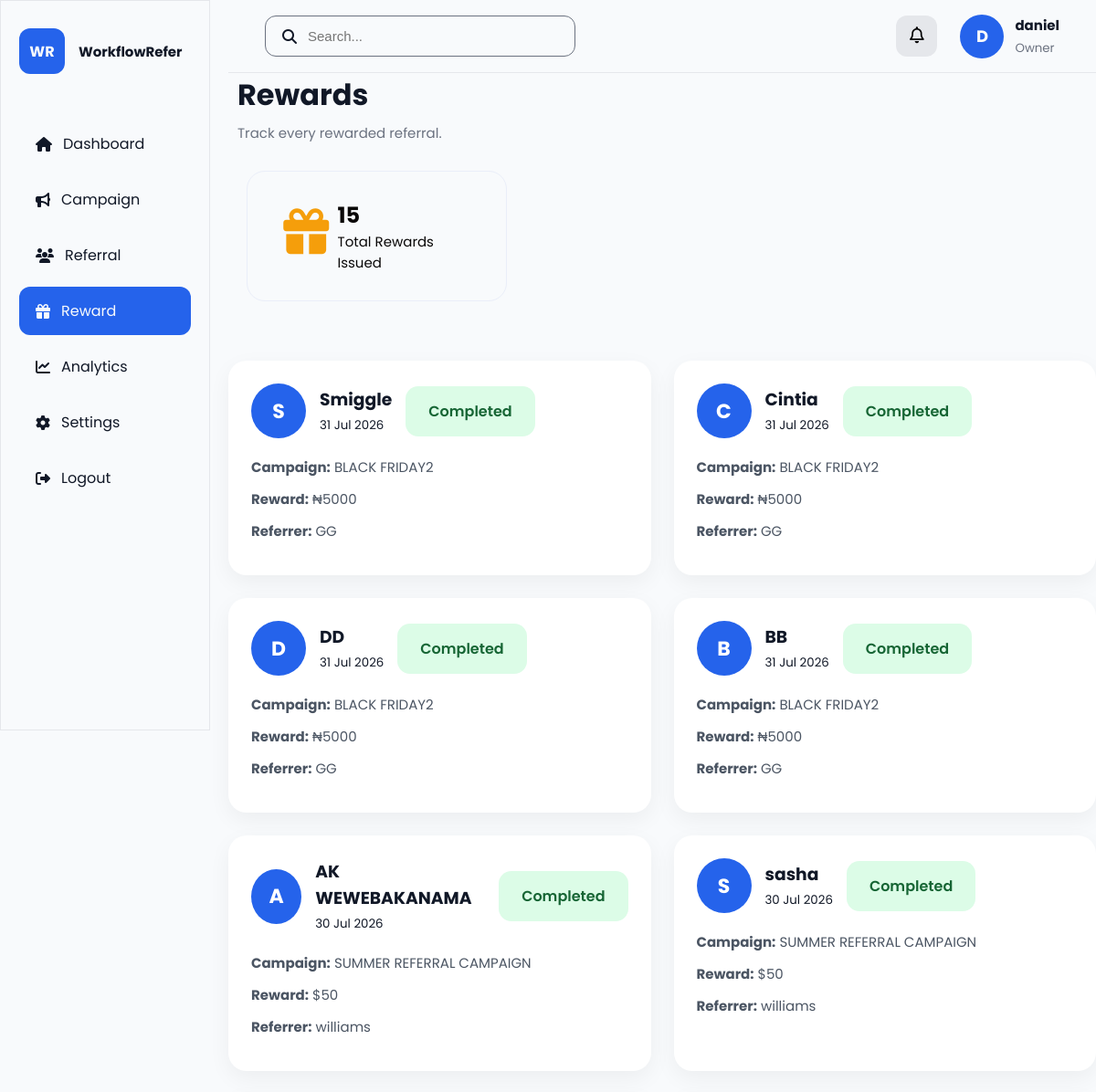
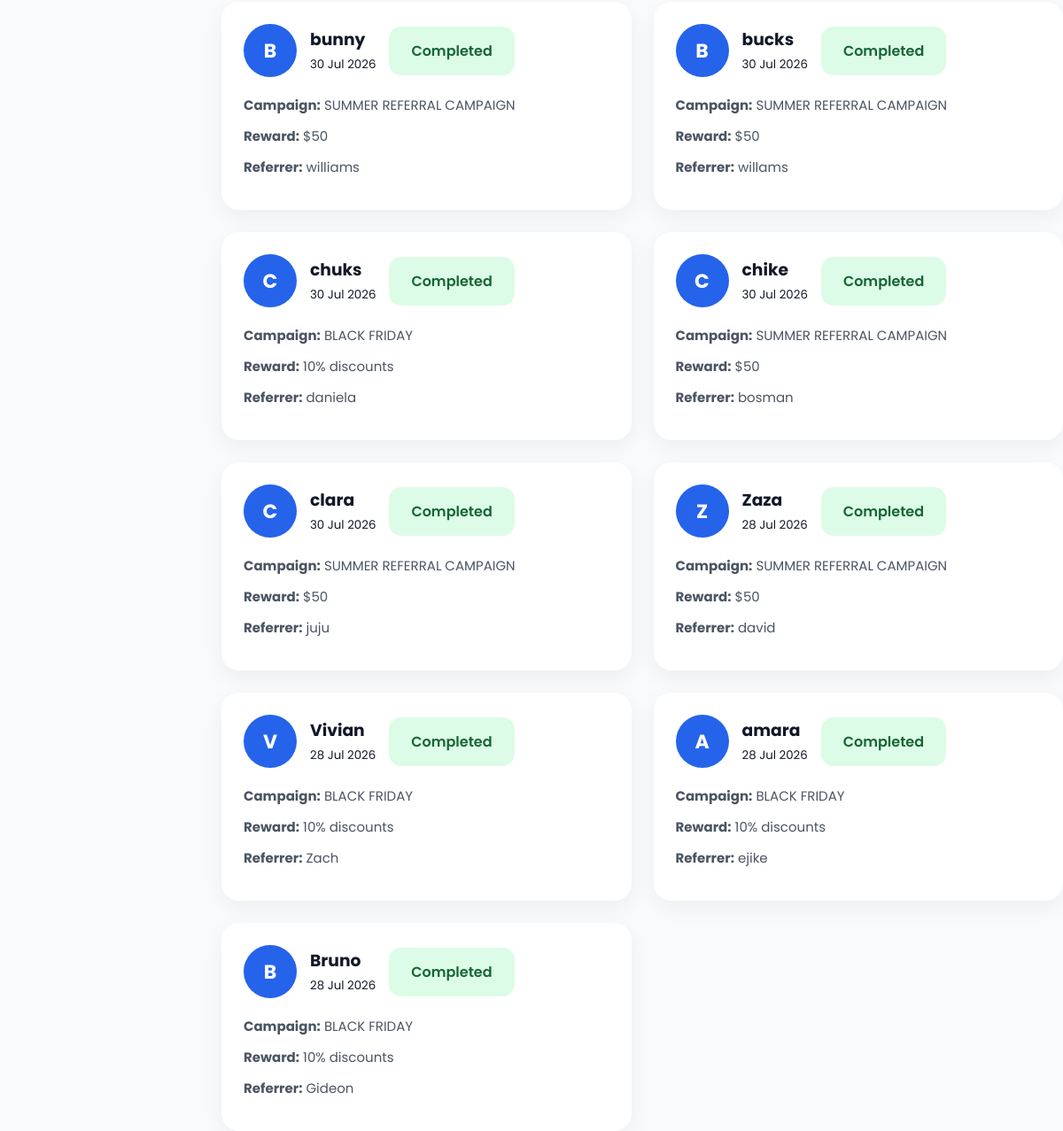
Page /dashboard/rewards/ (signed in) on the committed database (2 pictures, top to bottom).
### core/models.py (models this page shows, shortened)
class Referral(models.Model):
    STATUS_CHOICES = [
        ("pending", "Pending"),
        ("approved", "Approved"),
        ("rewarded", "Rewarded"),
    ]
    campaign = models.ForeignKey(
        Campaign,
        on_delete=models.CASCADE,
        related_name="referrals",
    )
    referrer_name = models.CharField(
        max_length=150
    )
    referrer_email = models.EmailField()
    customer_name = models.CharField(
        max_length=150
    )
    customer_email = models.EmailField()
    customer_phone = models.CharField(
        max_length=20,
        blank=True
    )
    status = models.CharField(
        max_length=20,
        choices=STATUS_CHOICES,
        default="pending"
    )
    created_at = models.DateTimeField(
        default=timezone.now
    )
    rewarded_at = models.DateTimeField(
        null=True,
        blank=True
    )

class Campaign(models.Model):
    STATUS_CHOICES = [
        ("draft", "Draft"),
        ("active", "Active"),
        ("ended", "Ended"),
    ]
    business = models.ForeignKey(
        BusinessProfile,
        on_delete=models.CASCADE,
        related_name="campaigns"
    )
    referral_code = models.CharField(
        max_length=10,
        unique=True,
        blank=True,
        null=True
    )
    title = models.CharField(max_length=200)
    description = models.TextField()
    reward = models.CharField(
        max_length=200,
        help_text="Example: ₦5,000 Cash or 10% Discount"
    )
    referral_goal = models.PositiveIntegerField(default=1)
    status = models.CharField(
        max_length=20,
        choices=STATUS_CHOICES,
        default="draft"
    )
    start_date = models.DateField()
    end_date = models.DateField()
    created_at = models.DateTimeField(auto_now_add=True)
    updated_at = models.DateTimeField(auto_now=True)

### core/views.py (the view)
# urls.py: path("dashboard/rewards/",views.reward_list,name="reward_list",),
@login_required
def reward_list(request):
    business = request.user.business_profile
    rewards = Referral.objects.filter(
        campaign__business=business,
        status="rewarded"
    ).select_related("campaign").order_by("-created_at")
    context = {
        "rewards": rewards,
        "reward_count": rewards.count(),
    }
    return render(
        request,
        "dashboard/reward_list.html",
        context,
    )

### templates/dashboard/reward_list.html (shortened to what this page needs)
{% extends "dashboard/dashboard_base.html" %}
{% load static %}
{% block dashboard_content %}
<div class="page-header">
    <div>
        <h1>Rewards</h1>
        <p>Track every rewarded referral.</p>
    </div>
</div>
<div class="stats-card">
    <div class="stats-icon">
        <i class="fa-solid fa-gift"></i>
    </div>
    <div class="stats-info">
        <h2>{{ reward_count }}</h2>
        <p>Total Rewards Issued</p>
    </div>
</div>
<div class="reward-grid">
{% for reward in rewards %}
    <div class="reward-card">
        <div class="reward-top">
            <div class="avatar">
                {{ reward.customer_name|first|upper }}
            </div>
            <div>
                <h3>{{ reward.customer_name }}</h3>
                <small>{{ reward.created_at|date:"d M Y" }}</small>
            </div>
            <span class="completed-badge">
                Completed
            </span>
        </div>
        <div class="reward-body">
            <p>
                <strong>Campaign:</strong>
                {{ reward.campaign.title }}
            </p>
            <p>
                <strong>Reward:</strong>
                {{ reward.campaign.reward }}
            </p>
            <p>
                <strong>Referrer:</strong>
                {{ reward.referrer_name }}
            </p>
        </div>
    </div>
{% endfor %}
</div>
{% endblock %}

### templates/dashboard/dashboard_base.html (shortened to what this page needs)
{% load static%}
<!DOCTYPE html>
<html lang="en">
    <head>
        <link rel="stylesheet" href="https://cdnjs.cloudflare.com/ajax/libs/font-awesome/6.7.2/css/all.min.css">
		<link rel="stylesheet" href="{% static 'dashboard/dashboard.css' %}">
    </head>
    <body>
        {% block content %}
        <div class="dashboard-layout">
            <aside class="sidebar">
                <div class="logo">
                    <div class="logo-icon">WR</div>
                    <h2>WorkflowRefer</h2>
                </div>
                <nav>
                    <a href="{% url "dashboard" %}" class="{% if request.resolver_match.url_name == 'dashboard' %}active{% endif %}">
                        <i class="fa-solid fa-house"></i>
                        <span>Dashboard</span>
                    </a>
                    <a href="{% url "campaign_list" %}"class="{% if request.resolver_match.url_name == 'campaign_list' %}active{% endif %}">
                        <i class="fa-solid fa-bullhorn"></i>
                        <span>Campaign</span>
                    </a>
                    <a href="{% url 'referral_list' %}" class="{% if request.resolver_match.url_name == 'referral_list' %}active{% endif %}">
                        <i class="fa-solid fa-users"></i>
                        <span>Referral</span>
                    </a>
                    <a href="{% url 'reward_list' %}" class="{% if request.resolver_match.url_name == 'reward_list' %}active{% endif %}">
                        <i class="fa-solid fa-gift"></i>
                        <span>Reward</span>
                    </a>
                    <a href="{% url 'analytics' %}" class="{% if request.resolver_match.url_name == 'analytics' %}active{% endif %}">
                        <i class="fa-solid fa-chart-line"></i>
                        <span>Analytics</span>
                    </a>
                    <a href="#" class="{% if request.resolver_match.url_name == 'settings' %}active{% endif %}">
                        <i class="fa-solid fa-gear"></i>
                        <span>Settings</span>
                    </a>
                    <a href="{% url 'logout' %}">
                        <i class="fa-solid fa-right-from-bracket"></i>
                        <span>Logout</span>
                    </a>
                </nav>
            </aside>
            <main class="main-content">
                <header class="topbar">
                    <div class="topbar-left">
                        <div class="search-box">
                            <i class="fa-solid fa-magnifying-glass"></i>
                            <input
                                type="text"
                                placeholder="Search..."
                            >
                        </div>
                    </div>
                    <div class="topbar-right">
                        <div class="notification-wrapper">
                            <button id="notification-toggle" class="notification-btn">
                                <i class="fa-regular fa-bell"></i>
                            </button>
                        </div>
                        <div class="user-info">
                            <div class="user-avatar">
                                {{ request.user.first_name|slice:":1"|default:request.user.username|slice:":1"|upper }}
                            </div>
                            <div>
                                <h4>
                                    {{ request.user.first_name|default:request.user.username }}
                                </h4>
                                <small>Owner</small>
                            </div>
                        </div>
                    </div>
                </header>
                {% block dashboard_content %}{% endblock %}
            </main>
        </div>
        {% endblock %}
    </body>
</html>

### static/dashboard/dashboard.css (style rules this page uses)
* { margin:0; padding:0; box-sizing:border-box; }
:root { --primary:#2563EB; --primary-hover:#1D4ED8; --success:#10B981; --warning:#F59E0B; --danger:#EF4444; --purple:#8B5CF6; --bg:#F8FAFC; --surface:#FFFFFF; --heading:#111827; --body:#6B7280; --muted:#9CA3AF; --border:#E5E7EB; --radius-sm:10px; --radius-md:14px; --radius-lg:20px; --shadow: 0 10px 25px rgba(0,0,0,.05); --shadow-hover: 0 18px 40px rgba(0,0,0,.08); }
body { font-family:Poppins,sans-serif; background:var(--bg); color:var(--heading); }
.dashboard-layout { display:flex; min-height:100vh; }
.sidebar { width:230px; background:var(--bg); color:var(--heading); padding:30px 20px; border:1px solid var(--border); position:fixed; top:0; left:0; height:100vh; overflow-y:auto; }
.logo { display:flex; align-items:center; gap:15px; margin-bottom:50px; }
.logo-icon { width:50px; height:50px; border-radius:12px; background:var(--primary); color: var(--bg); display:flex; justify-content:center; align-items:center; font-weight:bold; }
.logo h2 { font-size:15px; }
.sidebar nav { display:flex; flex-direction:column; gap:8px; }
.sidebar nav a { color:var(--heading); text-decoration:none; padding:14px 18px; border-radius:12px; display:flex; align-items:center; gap:12px; transition:.3s; }
.sidebar nav .active { background:var(--primary); color:var(--bg); }
.main-content { flex:1; display:flex; flex-direction:column; min-width:0; margin-left: 250px; }
.topbar { height:80px; background:var(--bg); display:flex; justify-content:space-between; align-items:center; padding:0 40px; border-bottom:1px solid var(--border); }
.topbar-left { display:flex; align-items:center; gap:20px; }
.search-box { width:340px; height:45px; background:var(--bg); border:1px solid var(--body); border-radius:12px; display:flex; align-items:center; padding:0 18px; gap:12px; }
.search-box input { width:100%; border:none; background:none; outline:none; font-size:15px; }
.topbar-right { display:flex; align-items:center; gap:25px; }
.notification-wrapper { position:relative; }
.notification-btn { position:relative; width:45px; height:45px; border:none; border-radius:12px; background:var(--border); cursor:pointer; font-size:18px; }
.user-info { display:flex; align-items:center; gap:12px; }
.user-avatar { width:48px; height:48px; border-radius:50%; background:var(--primary); color:var(--bg); display:flex; justify-content:center; align-items:center; font-weight:700; font-size:18px; }
.user-info h4 { margin:0; font-size:15px; }
.user-info small { color:var(--body); }
.page-header p { color:var(--body); }
.insight-list h4,p { font-size: 15px; }
.page-header { display:flex; justify-content:space-between; align-items:flex start; gap:30px; margin-bottom:30px; margin-left: 10px; }
.page-header h1 { color:var(--heading); margin-bottom:6px; }
.avatar { width:60px; height:60px; border-radius:50%; background:#2563EB; color:white; display:flex; justify-content:center; align-items:center; font-size:22px; font-weight:700; }
.completed-badge { display:inline-flex; align-items:center; gap:10px; background:#DCFCE7; color:#166534; padding:15px 25px; border-radius:14px; font-weight:600; }
.reward-grid { display:grid; grid-template-columns:repeat(auto-fill,minmax(340px,1fr)); gap:25px; margin-top:30px; }
.reward-card { background:#fff; border-radius:20px; padding:25px; box-shadow:0 8px 25px rgba(0,0,0,.05); transition:.3s; }
.reward-top { display:flex; align-items:center; gap:15px; margin-bottom:20px; }
.reward-body p { margin:12px 0; color:#4B5563; }
.stats-card { color:rgb(10, 8, 8); padding:30px; display: flex; border-radius:20px; border: 1px solid #eaeef9; margin-bottom:35px; margin-left: 20px; width: 30%; }
.stats-icon { width:70px; height:70px; border-radius:18px; display:flex; justify-content:center; align-items:center; font-size:50px; color:var(--warning); }

### rows in the picture
Referral: customer_name|first "S", customer_name "Smiggle", created_at "31 Jul 2026", campaign "BLACK FRIDAY2", campaign.reward "₦5000", referrer_name "GG"
Referral: customer_name|first "C", customer_name "Cintia", created_at "31 Jul 2026", campaign "BLACK FRIDAY2", campaign.reward "₦5000", referrer_name "GG"
Referral: customer_name|first "D", customer_name "DD", created_at "31 Jul 2026", campaign "BLACK FRIDAY2", campaign.reward "₦5000", referrer_name "GG"
Referral: customer_name|first "B", customer_name "BB", created_at "31 Jul 2026", campaign "BLACK FRIDAY2", campaign.reward "₦5000", referrer_name "GG"
Referral: customer_name|first "A", customer_name "AK WEWEBAKANAMA", created_at "30 Jul 2026", campaign "SUMMER REFERRAL CAMPAIGN", campaign.reward "$50", referrer_name "williams"
Referral: customer_name|first "S", customer_name "sasha", created_at "30 Jul 2026", campaign "SUMMER REFERRAL CAMPAIGN", campaign.reward "$50", referrer_name "williams"
Referral: customer_name|first "B", customer_name "bunny", created_at "30 Jul 2026", campaign "SUMMER REFERRAL CAMPAIGN", campaign.reward "$50", referrer_name "williams"
Referral: customer_name|first "B", customer_name "bucks", created_at "30 Jul 2026", campaign "SUMMER REFERRAL CAMPAIGN", campaign.reward "$50", referrer_name "willams"
Referral: customer_name|first "C", customer_name "chuks", created_at "30 Jul 2026", campaign "BLACK FRIDAY", campaign.reward "10% discounts", referrer_name "daniela"
Referral: customer_name|first "C", customer_name "chike", created_at "30 Jul 2026", campaign "SUMMER REFERRAL CAMPAIGN", campaign.reward "$50", referrer_name "bosman"
Referral: customer_name|first "C", customer_name "clara", created_at "30 Jul 2026", campaign "SUMMER REFERRAL CAMPAIGN", campaign.reward "$50", referrer_name "juju"
Referral: customer_name|first "Z", customer_name "Zaza", created_at "28 Jul 2026", campaign "SUMMER REFERRAL CAMPAIGN", campaign.reward "$50", referrer_name "david"
Referral: customer_name|first "V", customer_name "Vivian", created_at "28 Jul 2026", campaign "BLACK FRIDAY", campaign.reward "10% discounts", referrer_name "Zach"
Referral: customer_name|first "A", customer_name "amara", created_at "28 Jul 2026", campaign "BLACK FRIDAY", campaign.reward "10% discounts", referrer_name "ejike"
Referral: customer_name|first "B", customer_name "Bruno", created_at "28 Jul 2026", campaign "BLACK FRIDAY", campaign.reward "10% discounts", referrer_name "Gideon"

### other values in the picture
{{ request.user.first_name|default:request.user.username }} "daniel"
{{ reward_count }} "15"
